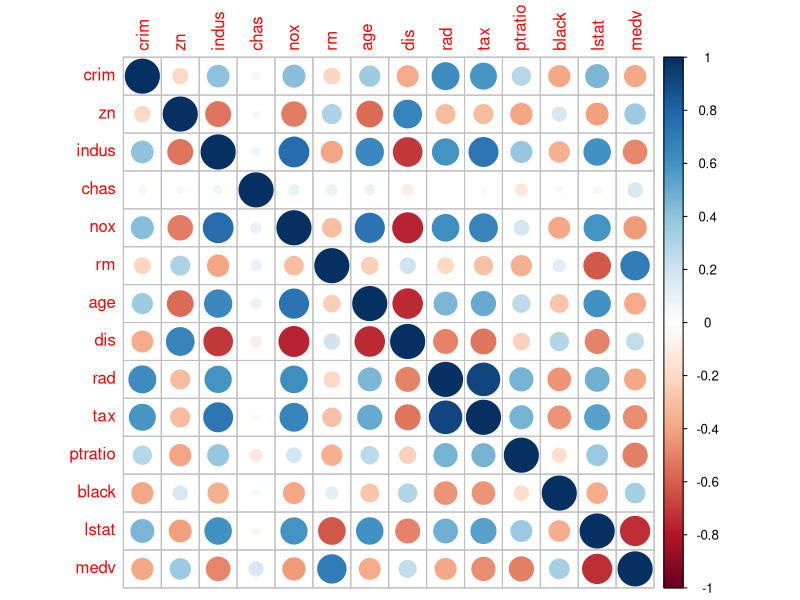
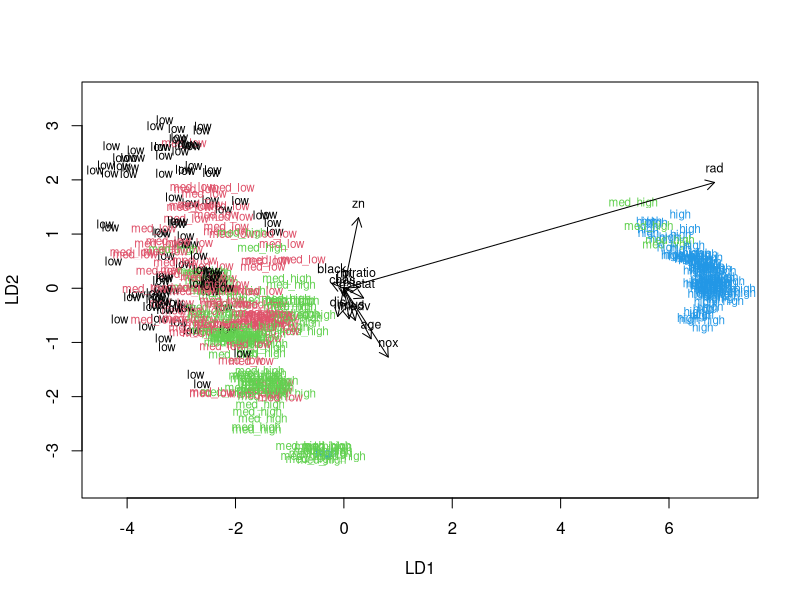
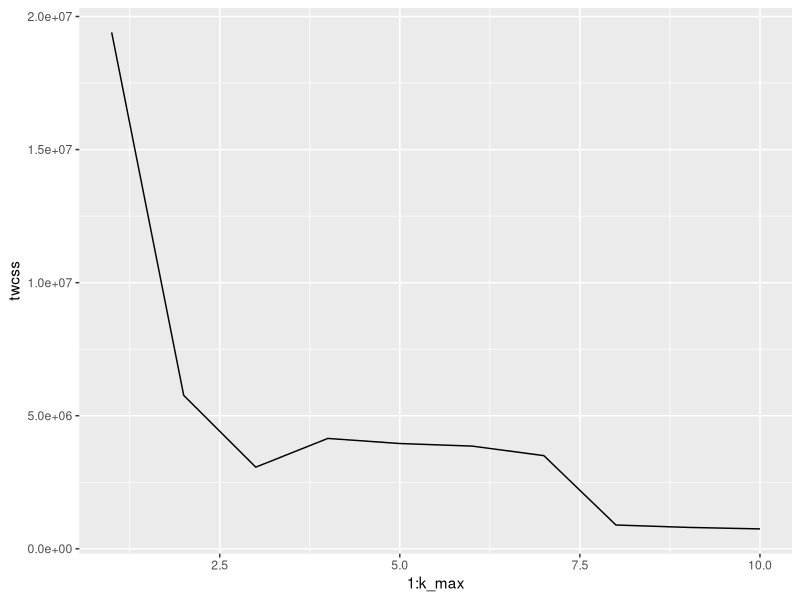
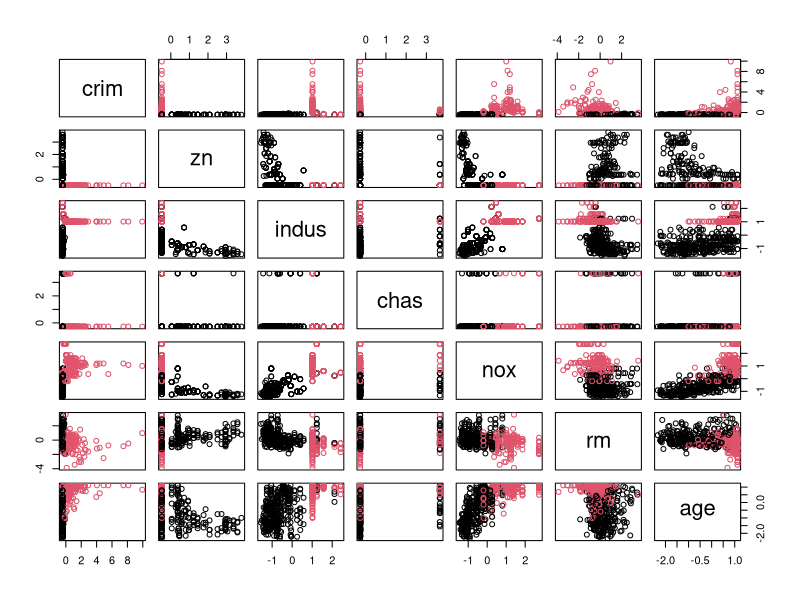
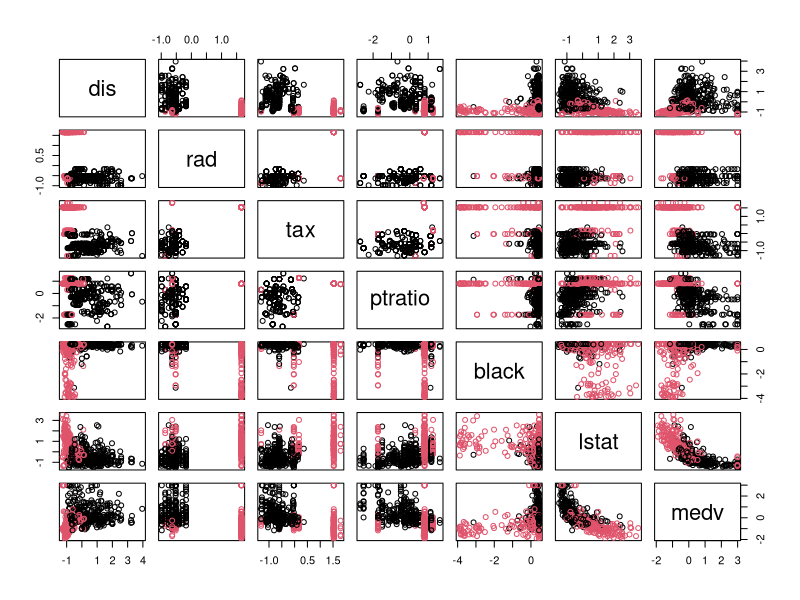
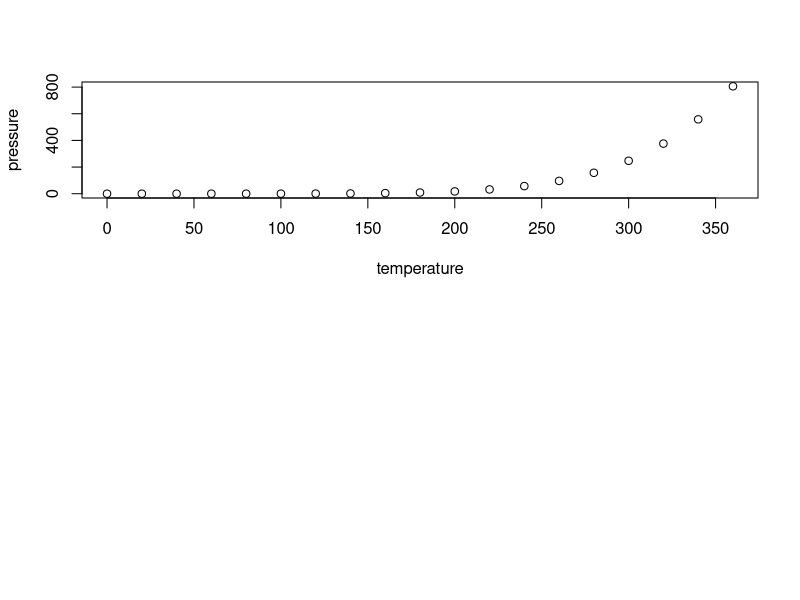

These charts were generated, in order, by the following R code:
## ---- chunk 1
library(MASS)
data("Boston")
str(Boston)
summary(Boston)
## ---- chunk 2
summary(Boston)
## ---- chunk 3
cor_matrix <- cor(Boston) 
round(cor_matrix, 2)
## ---- chunk 4
library(tidyverse)
library(corrplot)
corrplot(cor_matrix)
## ---- chunk 5
# center and standardize variables
boston_scaled <- scale(Boston)

# summaries of the scaled variables
summary(boston_scaled)
## ---- chunk 6
# center and standardize variables
boston_scaled <- scale(Boston)

# summaries of the scaled variables
summary(boston_scaled)

# class of the boston_scaled object
#class(boston_scaled)

# change the object to data frame
boston_scaled <- as.data.frame(boston_scaled)

# summary of the scaled crime rate
# summary(boston_scaled$crim)

# create a quantile vector of crim and print it
bins <- quantile(boston_scaled$crim)
#bins

# create a categorical variable 'crime'
crime <- cut(boston_scaled$crim, breaks = bins, include.lowest = TRUE, 
             label = c("low", "med_low", "med_high", "high"))

# look at the table of the new factor crime
# table(crime)

# remove original crim from the dataset
boston_scaled <- dplyr::select(boston_scaled, -crim)

# add the new categorical value to scaled data
boston_scaled <- data.frame(boston_scaled, crime)
## ---- chunk 7
# number of rows in the Boston dataset 
n <- nrow(boston_scaled)
#n
# choose randomly 80% of the rows
ind <- sample(n,  size = n * 0.8)
#ind #random row numbers saved

# create train set
train <- boston_scaled[ind,]
#class(train) # now a smaller train data.frame was generated with random rows

# create test set 
test <- boston_scaled[-ind,]

# save the correct classes from test data
correct_classes <- test$crime

# remove the crime variable from test data
library(dplyr)
test <- dplyr::select(test, -crime)
## ---- chunk 8
lda.fit <- lda(crime ~ ., data = train)

# print the lda.fit object
#lda.fit

# the function for lda biplot arrows
# arrow and text color set to black
lda.arrows <- function(x, myscale = 1, arrow_heads = 0.1, color = "red", tex = 0.75, choices = c(1,2)){
  heads <- coef(x)
  arrows(x0 = 0, y0 = 0, 
         x1 = myscale * heads[,choices[1]], 
         y1 = myscale * heads[,choices[2]], col="black", length = arrow_heads)
  text(myscale * heads[,choices], labels = row.names(heads), 
       cex = tex, col="black", pos=3)
}

# target classes as numeric
classes <- as.numeric(train$crime)

# plot the lda results
# all was black before adding the col and pch
plot(lda.fit, dimen = 2, col = classes, pch = classes)
lda.arrows(lda.fit, myscale = 2)

# lda.fit, correct_classes and test are available
#?predict.lda

# predict classes with test data
#lda.pred <- predict(lda.fit, newdata = test)

# cross tabulate the results
#table(correct = correct_classes, predicted = lda.pred$class)
## ---- chunk 9
# correct_classes already saved from the test-set and then removed
#?predict.lda

# predict classes with test data
lda.pred <- predict(lda.fit, newdata = test)

# cross tabulate the results
mytable <- table(correct = correct_classes, predicted = lda.pred$class)
mytable

prop.table(mytable, 1) %>% round(5)
## ---- chunk 10
data("Boston")
#str(Boston)
# center and standardize variables
boston_scaled <- scale(Boston)

# summaries of the scaled variables
#summary(boston_scaled)
## ---- chunk 11
# euclidean distance matrix, manhattan distance matrix
dist_eu <- dist(boston_scaled)
dist_man <- dist(boston_scaled, method = "manhattan")
## ---- chunk 12
#summary of the distances
summary(dist_eu)
## ---- chunk 13
#summary of the distances
summary(dist_man)
## ---- chunk 14
# k-means clustering
# MASS, ggplot2 and Boston dataset are available
# K-means might produce different results every time, because it randomly # assigns the initial cluster centers. The function set.seed() can be used # to deal with that.
set.seed(123)

# determine the number of clusters
k_max <- 10

# calculate the total within sum of squares
twcss <- sapply(1:k_max, function(k){kmeans(Boston, k)$tot.withinss})

# visualize the WCSS results
qplot(x = 1:k_max, y = twcss, geom = 'line')
## ---- chunk 15
# k-means clustering
km <-kmeans(boston_scaled, centers = 2)

# plot the Boston dataset with clusters
dim(boston_scaled)
par(mfrow = c(2,1))
pairs(boston_scaled[,1:7], col = km$cluster)
pairs(boston_scaled[,8:14], col = km$cluster)
## ---- chunk 16
knitr::opts_chunk$set(echo = FALSE)
## ---- chunk 17
summary(cars)
## ---- chunk 18
plot(pressure)
